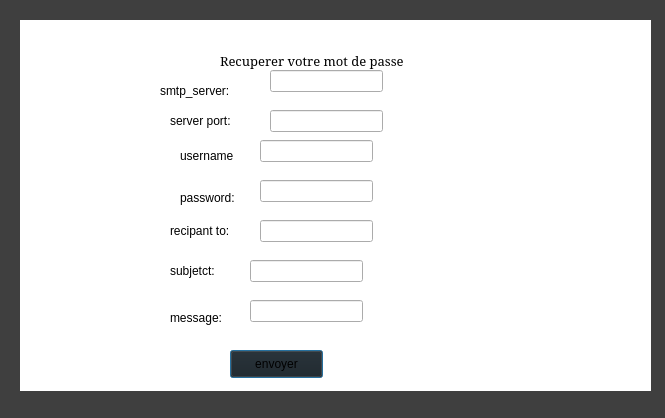
<?xml version="1.0" encoding="UTF-8"?>
<ui version="4.0">
 <class>mdp</class>
 <widget class="QDialog" name="mdp">
  <property name="geometry">
   <rect>
    <x>0</x>
    <y>0</y>
    <width>665</width>
    <height>418</height>
   </rect>
  </property>
  <property name="windowTitle">
   <string>Dialog</string>
  </property>
  <widget class="QLabel" name="label_30">
   <property name="geometry">
    <rect>
     <x>0</x>
     <y>-10</y>
     <width>671</width>
     <height>431</height>
    </rect>
   </property>
   <property name="styleSheet">
    <string notr="true">background-color:rgb(63, 63, 63)</string>
   </property>
   <property name="text">
    <string/>
   </property>
  </widget>
  <widget class="QLabel" name="label_31">
   <property name="geometry">
    <rect>
     <x>20</x>
     <y>20</y>
     <width>631</width>
     <height>371</height>
    </rect>
   </property>
   <property name="styleSheet">
    <string notr="true">background-color: rgb(255, 255, 255);</string>
   </property>
   <property name="text">
    <string/>
   </property>
  </widget>
  <widget class="QLabel" name="label">
   <property name="geometry">
    <rect>
     <x>220</x>
     <y>20</y>
     <width>281</width>
     <height>81</height>
    </rect>
   </property>
   <property name="font">
    <font>
     <family>MS Serif</family>
     <pointsize>10</pointsize>
    </font>
   </property>
   <property name="text">
    <string>Recuperer votre mot de passe </string>
   </property>
  </widget>
  <widget class="QPushButton" name="envoyer">
   <property name="geometry">
    <rect>
     <x>230</x>
     <y>350</y>
     <width>93</width>
     <height>28</height>
    </rect>
   </property>
   <property name="styleSheet">
    <string notr="true">border-color: rgb(255, 255, 255);
background-color: rgb(27, 27, 27);</string>
   </property>
   <property name="text">
    <string>envoyer</string>
   </property>
  </widget>
  <widget class="QLabel" name="label_2">
   <property name="geometry">
    <rect>
     <x>160</x>
     <y>80</y>
     <width>91</width>
     <height>21</height>
    </rect>
   </property>
   <property name="text">
    <string>smtp_server:</string>
   </property>
  </widget>
  <widget class="QLabel" name="label_3">
   <property name="geometry">
    <rect>
     <x>170</x>
     <y>110</y>
     <width>81</width>
     <height>21</height>
    </rect>
   </property>
   <property name="text">
    <string>server port:</string>
   </property>
  </widget>
  <widget class="QLabel" name="label_4">
   <property name="geometry">
    <rect>
     <x>180</x>
     <y>140</y>
     <width>71</width>
     <height>31</height>
    </rect>
   </property>
   <property name="text">
    <string>username</string>
   </property>
  </widget>
  <widget class="QLabel" name="label_5">
   <property name="geometry">
    <rect>
     <x>170</x>
     <y>210</y>
     <width>81</width>
     <height>41</height>
    </rect>
   </property>
   <property name="text">
    <string>recipant to:</string>
   </property>
  </widget>
  <widget class="QLabel" name="label_6">
   <property name="geometry">
    <rect>
     <x>170</x>
     <y>260</y>
     <width>61</width>
     <height>21</height>
    </rect>
   </property>
   <property name="text">
    <string>subjetct:</string>
   </property>
  </widget>
  <widget class="QLabel" name="label_7">
   <property name="geometry">
    <rect>
     <x>170</x>
     <y>310</y>
     <width>81</width>
     <height>16</height>
    </rect>
   </property>
   <property name="text">
    <string>message:</string>
   </property>
  </widget>
  <widget class="QLineEdit" name="server">
   <property name="geometry">
    <rect>
     <x>270</x>
     <y>70</y>
     <width>113</width>
     <height>22</height>
    </rect>
   </property>
  </widget>
  <widget class="QLineEdit" name="port">
   <property name="geometry">
    <rect>
     <x>270</x>
     <y>110</y>
     <width>113</width>
     <height>22</height>
    </rect>
   </property>
  </widget>
  <widget class="QLineEdit" name="uname">
   <property name="geometry">
    <rect>
     <x>260</x>
     <y>140</y>
     <width>113</width>
     <height>22</height>
    </rect>
   </property>
  </widget>
  <widget class="QLineEdit" name="paswd">
   <property name="geometry">
    <rect>
     <x>260</x>
     <y>180</y>
     <width>113</width>
     <height>22</height>
    </rect>
   </property>
  </widget>
  <widget class="QLabel" name="label_8">
   <property name="geometry">
    <rect>
     <x>180</x>
     <y>190</y>
     <width>56</width>
     <height>16</height>
    </rect>
   </property>
   <property name="text">
    <string>password:</string>
   </property>
  </widget>
  <widget class="QLineEdit" name="rcpt">
   <property name="geometry">
    <rect>
     <x>260</x>
     <y>220</y>
     <width>113</width>
     <height>22</height>
    </rect>
   </property>
  </widget>
  <widget class="QLineEdit" name="subject">
   <property name="geometry">
    <rect>
     <x>250</x>
     <y>260</y>
     <width>113</width>
     <height>22</height>
    </rect>
   </property>
  </widget>
  <widget class="QLineEdit" name="msg">
   <property name="geometry">
    <rect>
     <x>250</x>
     <y>300</y>
     <width>113</width>
     <height>22</height>
    </rect>
   </property>
  </widget>
 </widget>
 <resources/>
 <connections/>
</ui>
